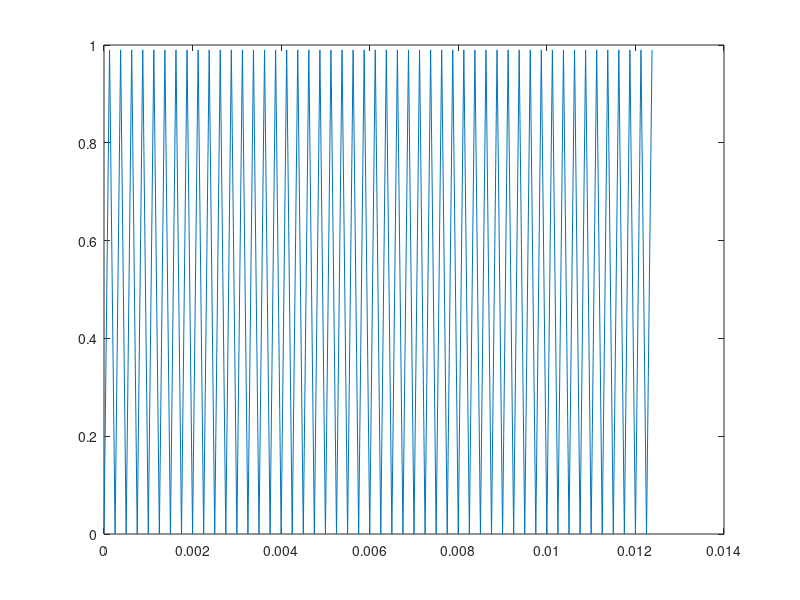

Recreate this plot in MATLAB. (Note: this script raises an error after producing the figure.)
function sound_1
global gSampleSec;
global gNumSec;
global gX;
global gT;

gSampleSec=8000;
gNumSec=1;
gNSample=gSampleSec*gNumSec;
gX=zeros(1,gNSample);
gT=zeros(1,gNSample);

build1;
plot1;
write_file1;
return
%------------------------------------------------------------
%------------------------------------------------------------
%------------------------------------------------------------
function build1
global gSampleSec;
global gNumSec;
global gX;
global gT;

gT = 0:(1/gSampleSec):(gNumSec-1/gSampleSec);

Y1=zeros(1,8);
Y2=zeros(1,8000);
Y3=zeros(1,8000);

Y1(1) = 1;
Y1(2) = 1;
Y1(3) = 1;
Y1(4) = 1;
Y1(5) = -1;
Y1(6) = -1;
Y1(7) = -1;
Y1(8) = -1;

for N=1:8000
   Y2(N)=Y1(1+floor((N-1)/1000));
end

Y3=ifft(Y2);

gX = real(Y3);
gX=(0.99)*gX/max(gX);
return
%------------------------------------------------------------
%------------------------------------------------------------
%------------------------------------------------------------
function plot1
global gSampleSec;
global gNumSec;
global gX;
global gT;

size(gT)
size(gX)
plot(gT(1:100),gX(1:100))
%plot(gT,gX)
return
%------------------------------------------------------------
%------------------------------------------------------------
%------------------------------------------------------------
function write_file1
global gX;

wavwrite(gX,'test1.wav')
return
